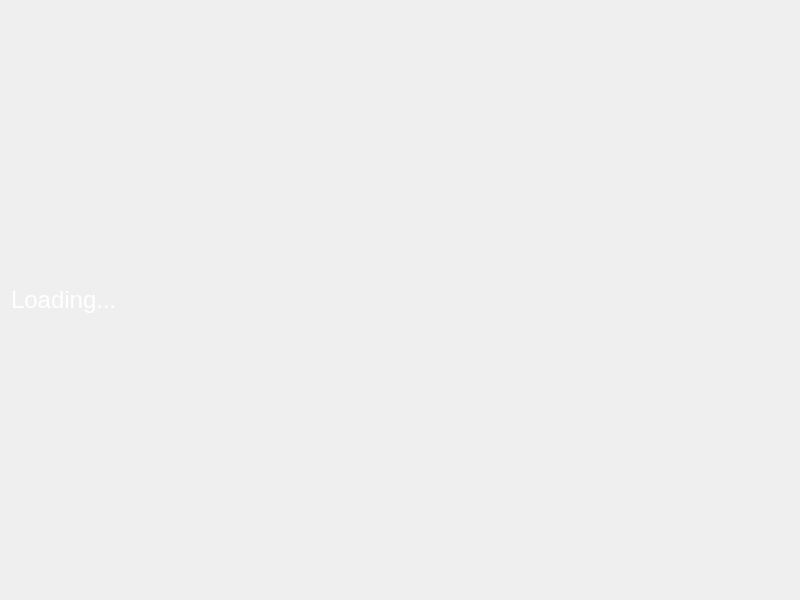
<?xml version="1.0" encoding="UTF-8"?>
<ui version="4.0">
 <class>LoadingWidget</class>
 <widget class="QWidget" name="LoadingWidget">
  <property name="geometry">
   <rect>
    <x>0</x>
    <y>0</y>
    <width>800</width>
    <height>600</height>
   </rect>
  </property>
  <property name="windowTitle">
   <string>Form</string>
  </property>
  <layout class="QVBoxLayout" name="verticalLayout">
   <item>
    <widget class="QLabel" name="text">
     <property name="font">
      <font>
       <pointsize>18</pointsize>
      </font>
     </property>
     <property name="styleSheet">
      <string notr="true">color: white;
qproperty-alignment: AlignCenter;</string>
     </property>
     <property name="text">
      <string>Loading...</string>
     </property>
    </widget>
   </item>
  </layout>
 </widget>
 <resources/>
 <connections/>
</ui>
